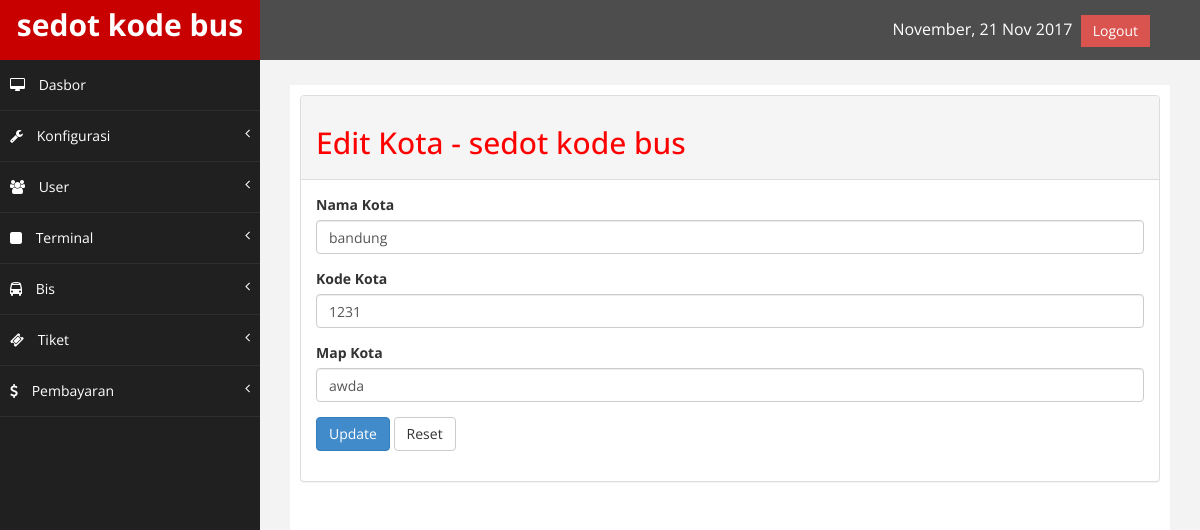
The app's page /index.php/admin/kota/edit/7 with its own data.
### tables this page shows
CREATE TABLE IF NOT EXISTS `konfigurasi` (
`id_konfigurasi` int(11) NOT NULL,
  `nama_website` varchar(225) NOT NULL,
  `email` varchar(225) NOT NULL,
  `logo` varchar(225) NOT NULL,
  `icon` varchar(225) NOT NULL,
  `google_map` varchar(225) NOT NULL,
  `tentang` text NOT NULL,
  `metatext` varchar(225) NOT NULL,
  `keywords` varchar(225) NOT NULL,
  `facebook` varchar(225) NOT NULL,
  `telepone` varchar(225) NOT NULL,
  `alamat` text NOT NULL
);

CREATE TABLE IF NOT EXISTS `kota` (
`id_kota` int(11) NOT NULL,
  `kd_kota` varchar(100) NOT NULL,
  `nama_kota` varchar(225) NOT NULL,
  `maps` varchar(225) NOT NULL,
  `id_user` int(11) NOT NULL
);

### application/views/admin/layout/wrapper.php (called while the page is built)
<?php
	require_once('head.php');
	require_once('header.php');
	require_once('nav.php');
	require_once('content.php');
	require_once('footer.php');

### application/controllers/admin/Kota.php (called while the page is built, shortened)
<?php
class Kota extends CI_Controller {
	public function edit($id_kota) {
		$site	= $this->konfigurasi_model->daftar_konfigurasi();
		$kota	= $this->kota_model->detail_kota($id_kota);
		$valid = $this->form_validation;
		$valid->set_rules('nama_kota','Nama Kota','required');
		$valid->set_rules('kd_kota','Kode Kota','required');
		$valid->set_rules('maps','Map Kota','required');
		if($valid->run() === FALSE) {
		$data = array(	'title'	=> 'Edit Kota - '.$site['nama_website'],
						'kota'	=> $kota,
						'isi'	=> 'admin/kota/edit');
		$this->load->view('admin/layout/wrapper',$data);
		}
	}
}

### index.php (called while the page is built, shortened)
<?php
require_once BASEPATH.'core/CodeIgniter.php';

### application/models/Konfigurasi_model.php (called while the page is built, shortened)
<?php
    class Konfigurasi_model extends CI_Model {
        public function daftar_konfigurasi() {
            $this->db->select('*');
            $this->db->from('konfigurasi');
            $this->db->order_by('id_konfigurasi','ASC');
            $query = $this->db->get();
            return $query->row_array();
        }
    }

### application/views/admin/layout/content.php (called while the page is built)
<?php
if($isi) {
	$this->load->view($isi);
}

### application/models/Kota_model.php (called while the page is built, shortened)
<?php
    class Kota_model extends CI_Model {
        public function detail_kota($id_kota) {
            $this->db->select('*');
            $this->db->from('kota');
            $this->db->where('id_kota', $id_kota);
            $this->db->order_by('id_kota','ASC');
            $query = $this->db->get();
            return $query->row_array();
        }
}

### application/views/admin/kota/edit.php (the view, shortened to what this page needs)
<form action="<?php echo base_url('index.php/admin/kota/edit/'.$kota['id_kota']) ?>" method="post" enctype="multipart/form-data">
	<div class="form-group">
    	<label>Nama Kota</label>
        <input type="text" name="nama_kota" class="form-control" value="<?php echo $kota['nama_kota'] ?>" required placeholder="Nama Kota">
    </div>
    <div class="form-group">
        <label>Kode Kota</label>
        <input type="text" name="kd_kota" class="form-control" value="<?php echo $kota['kd_kota'] ?>" placeholder="Kode Kota">
    </div>
    <div class="form-group">
        <label>Map Kota</label>
        <input type="text" name="maps" class="form-control" value="<?php echo $kota['maps'] ?>" placeholder="Map Kota">
    </div>
    <div class="form-group">
    	<input type="submit" name="submit" value="Update" class="btn btn-primary">
        <input type="reset" name="reset" value="Reset" class="btn btn-default">
    </div>
</form>

### application/views/admin/layout/header.php (shortened to what this page needs)
<body>
    <div id="wrapper">
        <nav class="navbar navbar-default navbar-cls-top " role="navigation" style="margin-bottom: 0">
        <div class="navbar-header">
            <a class="navbar-brand" href="<?php echo base_url('admin/dashboard') ?>">
            <?php echo $site['nama_website'] ?></a>
        </div>
  <div style="color: white;
padding: 15px 50px 5px 50px;
float: right;
font-size: 16px;">
<?php
$tgl_sekarang = date('F, d M Y');
echo $tgl_sekarang;
?>
<a href="<?php echo base_url('index.php/login/logout');?>" class="btn btn-danger square-btn-adjust">Logout</a> </div>
        </nav>

### assets/admin/assets/css/custom.css (style rules this page uses)
body { font-family: 'Open Sans', sans-serif; }
#wrapper { width: 100%; background:#202020; }
.square-btn-adjust { border: 0px solid transparent; -webkit-border-radius: 0px; -moz-border-radius: 0px; border-radius: 0px; }
.navbar-cls-top .navbar-brand { color: #fff; background: #C90000; width: 260px; text-align: center; height: 60px; font-size: 30px; font-weight: 700; }
.navbar-cls-top { background:#4D4D4D; border-bottom:none; }
.navbar-default { border:0px solid black; }
.navbar-header { background: #A70303; }
@media (min-width:768px) { .navbar { border-radius: 0px; } }

### records on screen
konfigurasi: nama_website "sedot kode bus"
kota: nama_kota "bandung", kd_kota "1231", maps "awda"

### other values on screen
$title "Edit Kota - sedot kode bus"
